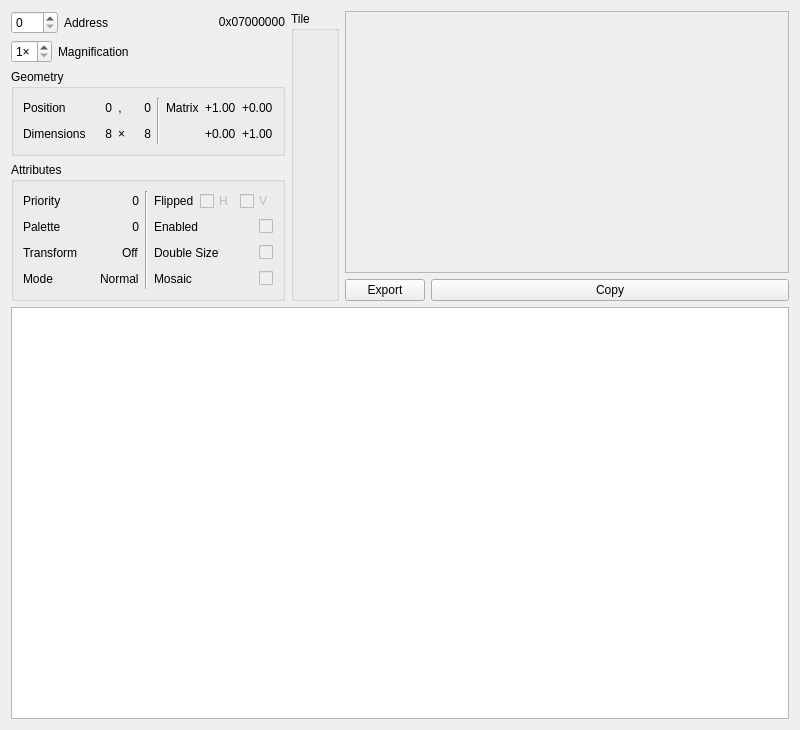
<?xml version="1.0" encoding="UTF-8"?>
<ui version="4.0">
 <class>ObjView</class>
 <widget class="QWidget" name="ObjView">
  <property name="geometry">
   <rect>
    <x>0</x>
    <y>0</y>
    <width>800</width>
    <height>730</height>
   </rect>
  </property>
  <property name="windowTitle">
   <string>Sprites</string>
  </property>
  <layout class="QGridLayout" name="gridLayout" rowstretch="0,0,0,0,0,0" columnstretch="0,0,0,1">
   <item row="0" column="2" rowspan="4" colspan="2">
    <widget class="QFrame" name="frame">
     <property name="frameShape">
      <enum>QFrame::StyledPanel</enum>
     </property>
     <layout class="QGridLayout" name="gridLayout_2">
      <property name="leftMargin">
       <number>0</number>
      </property>
      <property name="topMargin">
       <number>0</number>
      </property>
      <property name="rightMargin">
       <number>0</number>
      </property>
      <property name="bottomMargin">
       <number>0</number>
      </property>
      <item row="0" column="0" alignment="Qt::AlignHCenter|Qt::AlignVCenter">
       <widget class="QGBA::TilePainter" name="tiles" native="true">
        <property name="sizePolicy">
         <sizepolicy hsizetype="Fixed" vsizetype="Fixed">
          <horstretch>0</horstretch>
          <verstretch>0</verstretch>
         </sizepolicy>
        </property>
        <property name="minimumSize">
         <size>
          <width>8</width>
          <height>8</height>
         </size>
        </property>
       </widget>
      </item>
     </layout>
    </widget>
   </item>
   <item row="0" column="0">
    <layout class="QHBoxLayout" name="horizontalLayout_2">
     <item>
      <widget class="QSpinBox" name="objId">
       <property name="sizePolicy">
        <sizepolicy hsizetype="Maximum" vsizetype="Fixed">
         <horstretch>0</horstretch>
         <verstretch>0</verstretch>
        </sizepolicy>
       </property>
       <property name="maximum">
        <number>127</number>
       </property>
      </widget>
     </item>
     <item>
      <widget class="QLabel" name="label_3">
       <property name="text">
        <string>Address</string>
       </property>
      </widget>
     </item>
     <item>
      <widget class="QLabel" name="address">
       <property name="text">
        <string notr="true">0x07000000</string>
       </property>
       <property name="alignment">
        <set>Qt::AlignRight|Qt::AlignTrailing|Qt::AlignVCenter</set>
       </property>
       <property name="textInteractionFlags">
        <set>Qt::LinksAccessibleByMouse|Qt::TextSelectableByMouse</set>
       </property>
      </widget>
     </item>
    </layout>
   </item>
   <item row="4" column="3">
    <widget class="QPushButton" name="copyButton">
     <property name="text">
      <string>Copy</string>
     </property>
    </widget>
   </item>
   <item row="1" column="0">
    <layout class="QHBoxLayout" name="horizontalLayout_4">
     <item>
      <widget class="QSpinBox" name="magnification">
       <property name="sizePolicy">
        <sizepolicy hsizetype="Fixed" vsizetype="Fixed">
         <horstretch>0</horstretch>
         <verstretch>0</verstretch>
        </sizepolicy>
       </property>
       <property name="suffix">
        <string notr="true">×</string>
       </property>
       <property name="minimum">
        <number>1</number>
       </property>
       <property name="maximum">
        <number>8</number>
       </property>
      </widget>
     </item>
     <item>
      <widget class="QLabel" name="label_2">
       <property name="text">
        <string>Magnification</string>
       </property>
      </widget>
     </item>
    </layout>
   </item>
   <item row="2" column="0">
    <widget class="QGroupBox" name="groupBox">
     <property name="sizePolicy">
      <sizepolicy hsizetype="Minimum" vsizetype="Preferred">
       <horstretch>0</horstretch>
       <verstretch>0</verstretch>
      </sizepolicy>
     </property>
     <property name="title">
      <string>Geometry</string>
     </property>
     <layout class="QGridLayout" name="gridLayout_4">
      <item row="0" column="0">
       <layout class="QHBoxLayout" name="horizontalLayout">
        <item>
         <widget class="QLabel" name="label">
          <property name="text">
           <string>Position</string>
          </property>
         </widget>
        </item>
        <item>
         <spacer name="horizontalSpacer">
          <property name="orientation">
           <enum>Qt::Horizontal</enum>
          </property>
          <property name="sizeHint" stdset="0">
           <size>
            <width>0</width>
            <height>20</height>
           </size>
          </property>
         </spacer>
        </item>
        <item>
         <widget class="QLabel" name="x">
          <property name="minimumSize">
           <size>
            <width>20</width>
            <height>0</height>
           </size>
          </property>
          <property name="text">
           <string notr="true">0</string>
          </property>
          <property name="alignment">
           <set>Qt::AlignRight|Qt::AlignTrailing|Qt::AlignVCenter</set>
          </property>
         </widget>
        </item>
        <item>
         <widget class="QLabel" name="tileId_3">
          <property name="text">
           <string>, </string>
          </property>
          <property name="alignment">
           <set>Qt::AlignRight|Qt::AlignTrailing|Qt::AlignVCenter</set>
          </property>
         </widget>
        </item>
        <item>
         <widget class="QLabel" name="y">
          <property name="minimumSize">
           <size>
            <width>20</width>
            <height>0</height>
           </size>
          </property>
          <property name="text">
           <string notr="true">0</string>
          </property>
          <property name="alignment">
           <set>Qt::AlignRight|Qt::AlignTrailing|Qt::AlignVCenter</set>
          </property>
         </widget>
        </item>
       </layout>
      </item>
      <item row="0" column="1" rowspan="2">
       <widget class="Line" name="line_2">
        <property name="orientation">
         <enum>Qt::Vertical</enum>
        </property>
       </widget>
      </item>
      <item row="1" column="0">
       <layout class="QHBoxLayout" name="horizontalLayout_3">
        <item>
         <widget class="QLabel" name="label_4">
          <property name="text">
           <string>Dimensions</string>
          </property>
         </widget>
        </item>
        <item>
         <spacer name="horizontalSpacer_2">
          <property name="orientation">
           <enum>Qt::Horizontal</enum>
          </property>
          <property name="sizeHint" stdset="0">
           <size>
            <width>0</width>
            <height>20</height>
           </size>
          </property>
         </spacer>
        </item>
        <item>
         <widget class="QLabel" name="w">
          <property name="minimumSize">
           <size>
            <width>20</width>
            <height>0</height>
           </size>
          </property>
          <property name="text">
           <string notr="true">8</string>
          </property>
          <property name="alignment">
           <set>Qt::AlignRight|Qt::AlignTrailing|Qt::AlignVCenter</set>
          </property>
         </widget>
        </item>
        <item>
         <widget class="QLabel" name="tileId_5">
          <property name="text">
           <string>×</string>
          </property>
          <property name="alignment">
           <set>Qt::AlignRight|Qt::AlignTrailing|Qt::AlignVCenter</set>
          </property>
         </widget>
        </item>
        <item>
         <widget class="QLabel" name="h">
          <property name="minimumSize">
           <size>
            <width>20</width>
            <height>0</height>
           </size>
          </property>
          <property name="text">
           <string notr="true">8</string>
          </property>
          <property name="alignment">
           <set>Qt::AlignRight|Qt::AlignTrailing|Qt::AlignVCenter</set>
          </property>
         </widget>
        </item>
       </layout>
      </item>
      <item row="0" column="2" rowspan="2">
       <layout class="QGridLayout" name="gridLayout_5">
        <item row="0" column="3">
         <widget class="QLabel" name="xformPC">
          <property name="text">
           <string notr="true">+0.00</string>
          </property>
         </widget>
        </item>
        <item row="0" column="2">
         <widget class="QLabel" name="xformPA">
          <property name="text">
           <string notr="true">+1.00</string>
          </property>
         </widget>
        </item>
        <item row="0" column="0">
         <widget class="QLabel" name="label_10">
          <property name="text">
           <string>Matrix</string>
          </property>
         </widget>
        </item>
        <item row="1" column="3">
         <widget class="QLabel" name="xformPD">
          <property name="text">
           <string notr="true">+1.00</string>
          </property>
         </widget>
        </item>
        <item row="0" column="1">
         <spacer name="horizontalSpacer_8">
          <property name="orientation">
           <enum>Qt::Horizontal</enum>
          </property>
          <property name="sizeHint" stdset="0">
           <size>
            <width>0</width>
            <height>20</height>
           </size>
          </property>
         </spacer>
        </item>
        <item row="1" column="2">
         <widget class="QLabel" name="xformPB">
          <property name="text">
           <string notr="true">+0.00</string>
          </property>
         </widget>
        </item>
       </layout>
      </item>
     </layout>
    </widget>
   </item>
   <item row="5" column="0" colspan="4">
    <widget class="QListWidget" name="objList">
     <property name="iconSize">
      <size>
       <width>64</width>
       <height>64</height>
      </size>
     </property>
     <property name="flow">
      <enum>QListView::LeftToRight</enum>
     </property>
     <property name="resizeMode">
      <enum>QListView::Adjust</enum>
     </property>
     <property name="gridSize">
      <size>
       <width>64</width>
       <height>96</height>
      </size>
     </property>
     <property name="viewMode">
      <enum>QListView::IconMode</enum>
     </property>
     <property name="uniformItemSizes">
      <bool>true</bool>
     </property>
    </widget>
   </item>
   <item row="4" column="2">
    <widget class="QPushButton" name="exportButton">
     <property name="text">
      <string>Export</string>
     </property>
    </widget>
   </item>
   <item row="3" column="0" rowspan="2">
    <widget class="QGroupBox" name="groupBox_2">
     <property name="sizePolicy">
      <sizepolicy hsizetype="Minimum" vsizetype="Preferred">
       <horstretch>0</horstretch>
       <verstretch>0</verstretch>
      </sizepolicy>
     </property>
     <property name="title">
      <string>Attributes</string>
     </property>
     <layout class="QGridLayout" name="gridLayout_3">
      <item row="2" column="0">
       <layout class="QHBoxLayout" name="horizontalLayout_6">
        <item>
         <widget class="QLabel" name="label_6">
          <property name="text">
           <string>Transform</string>
          </property>
         </widget>
        </item>
        <item>
         <spacer name="horizontalSpacer_4">
          <property name="orientation">
           <enum>Qt::Horizontal</enum>
          </property>
          <property name="sizeHint" stdset="0">
           <size>
            <width>0</width>
            <height>20</height>
           </size>
          </property>
         </spacer>
        </item>
        <item>
         <widget class="QLabel" name="transform">
          <property name="text">
           <string>Off</string>
          </property>
         </widget>
        </item>
       </layout>
      </item>
      <item row="1" column="0">
       <layout class="QHBoxLayout" name="horizontalLayout_16">
        <item>
         <widget class="QLabel" name="label_16">
          <property name="text">
           <string>Palette</string>
          </property>
         </widget>
        </item>
        <item>
         <spacer name="horizontalSpacer_13">
          <property name="orientation">
           <enum>Qt::Horizontal</enum>
          </property>
          <property name="sizeHint" stdset="0">
           <size>
            <width>10</width>
            <height>20</height>
           </size>
          </property>
         </spacer>
        </item>
        <item>
         <widget class="QLabel" name="palette">
          <property name="text">
           <string notr="true">0</string>
          </property>
          <property name="alignment">
           <set>Qt::AlignRight|Qt::AlignTrailing|Qt::AlignVCenter</set>
          </property>
         </widget>
        </item>
       </layout>
      </item>
      <item row="2" column="2">
       <layout class="QHBoxLayout" name="horizontalLayout_18">
        <item>
         <widget class="QLabel" name="label_18">
          <property name="text">
           <string>Double Size</string>
          </property>
         </widget>
        </item>
        <item>
         <spacer name="horizontalSpacer_15">
          <property name="orientation">
           <enum>Qt::Horizontal</enum>
          </property>
          <property name="sizeHint" stdset="0">
           <size>
            <width>0</width>
            <height>20</height>
           </size>
          </property>
         </spacer>
        </item>
        <item>
         <widget class="QCheckBox" name="doubleSize">
          <property name="enabled">
           <bool>false</bool>
          </property>
          <property name="text">
           <string/>
          </property>
          <property name="shortcut">
           <string>Return, Ctrl+R</string>
          </property>
         </widget>
        </item>
       </layout>
      </item>
      <item row="0" column="1" rowspan="4">
       <widget class="Line" name="line">
        <property name="orientation">
         <enum>Qt::Vertical</enum>
        </property>
       </widget>
      </item>
      <item row="0" column="2">
       <layout class="QHBoxLayout" name="horizontalLayout_5">
        <item>
         <widget class="QLabel" name="label_5">
          <property name="text">
           <string>Flipped</string>
          </property>
         </widget>
        </item>
        <item>
         <spacer name="horizontalSpacer_3">
          <property name="orientation">
           <enum>Qt::Horizontal</enum>
          </property>
          <property name="sizeHint" stdset="0">
           <size>
            <width>0</width>
            <height>20</height>
           </size>
          </property>
         </spacer>
        </item>
        <item>
         <widget class="QCheckBox" name="flippedH">
          <property name="enabled">
           <bool>false</bool>
          </property>
          <property name="text">
           <string extracomment="Short for horizontal">H</string>
          </property>
          <property name="shortcut">
           <string>Return, Ctrl+R</string>
          </property>
         </widget>
        </item>
        <item>
         <widget class="QCheckBox" name="flippedV">
          <property name="enabled">
           <bool>false</bool>
          </property>
          <property name="text">
           <string extracomment="Short for vertical">V</string>
          </property>
          <property name="shortcut">
           <string>Return, Ctrl+R</string>
          </property>
         </widget>
        </item>
       </layout>
      </item>
      <item row="3" column="0">
       <layout class="QHBoxLayout" name="horizontalLayout_7">
        <item>
         <widget class="QLabel" name="label_7">
          <property name="text">
           <string>Mode</string>
          </property>
         </widget>
        </item>
        <item>
         <spacer name="horizontalSpacer_5">
          <property name="orientation">
           <enum>Qt::Horizontal</enum>
          </property>
          <property name="sizeHint" stdset="0">
           <size>
            <width>0</width>
            <height>20</height>
           </size>
          </property>
         </spacer>
        </item>
        <item>
         <widget class="QLabel" name="mode">
          <property name="text">
           <string>Normal</string>
          </property>
         </widget>
        </item>
       </layout>
      </item>
      <item row="3" column="2">
       <layout class="QHBoxLayout" name="horizontalLayout_15">
        <item>
         <widget class="QLabel" name="label_15">
          <property name="text">
           <string>Mosaic</string>
          </property>
         </widget>
        </item>
        <item>
         <spacer name="horizontalSpacer_12">
          <property name="orientation">
           <enum>Qt::Horizontal</enum>
          </property>
          <property name="sizeHint" stdset="0">
           <size>
            <width>0</width>
            <height>20</height>
           </size>
          </property>
         </spacer>
        </item>
        <item>
         <widget class="QCheckBox" name="mosaic">
          <property name="enabled">
           <bool>false</bool>
          </property>
          <property name="text">
           <string/>
          </property>
          <property name="shortcut">
           <string>Return, Ctrl+R</string>
          </property>
         </widget>
        </item>
       </layout>
      </item>
      <item row="1" column="2">
       <layout class="QHBoxLayout" name="horizontalLayout_14">
        <item>
         <widget class="QLabel" name="label_14">
          <property name="text">
           <string>Enabled</string>
          </property>
         </widget>
        </item>
        <item>
         <spacer name="horizontalSpacer_11">
          <property name="orientation">
           <enum>Qt::Horizontal</enum>
          </property>
          <property name="sizeHint" stdset="0">
           <size>
            <width>0</width>
            <height>20</height>
           </size>
          </property>
         </spacer>
        </item>
        <item>
         <widget class="QCheckBox" name="enabled">
          <property name="enabled">
           <bool>false</bool>
          </property>
          <property name="text">
           <string/>
          </property>
         </widget>
        </item>
       </layout>
      </item>
      <item row="0" column="0">
       <layout class="QHBoxLayout" name="horizontalLayout_17">
        <item>
         <widget class="QLabel" name="label_17">
          <property name="text">
           <string>Priority</string>
          </property>
         </widget>
        </item>
        <item>
         <spacer name="horizontalSpacer_14">
          <property name="orientation">
           <enum>Qt::Horizontal</enum>
          </property>
          <property name="sizeHint" stdset="0">
           <size>
            <width>10</width>
            <height>20</height>
           </size>
          </property>
         </spacer>
        </item>
        <item>
         <widget class="QLabel" name="priority">
          <property name="text">
           <string notr="true">0</string>
          </property>
          <property name="alignment">
           <set>Qt::AlignRight|Qt::AlignTrailing|Qt::AlignVCenter</set>
          </property>
         </widget>
        </item>
       </layout>
      </item>
     </layout>
    </widget>
   </item>
   <item row="0" column="1" rowspan="5">
    <widget class="QGBA::AssetTile" name="tile">
     <property name="title">
      <string>Tile</string>
     </property>
    </widget>
   </item>
  </layout>
 </widget>
 <customwidgets>
  <customwidget>
   <class>QGBA::AssetTile</class>
   <extends>QGroupBox</extends>
   <header>AssetTile.h</header>
   <container>1</container>
  </customwidget>
  <customwidget>
   <class>QGBA::TilePainter</class>
   <extends>QWidget</extends>
   <header>TilePainter.h</header>
   <container>1</container>
   <slots>
    <slot>setTileMagnification(int)</slot>
   </slots>
  </customwidget>
 </customwidgets>
 <resources/>
 <connections>
  <connection>
   <sender>magnification</sender>
   <signal>valueChanged(int)</signal>
   <receiver>tiles</receiver>
   <slot>setTileMagnification(int)</slot>
   <hints>
    <hint type="sourcelabel">
     <x>36</x>
     <y>58</y>
    </hint>
    <hint type="destinationlabel">
     <x>278</x>
     <y>149</y>
    </hint>
   </hints>
  </connection>
 </connections>
</ui>
